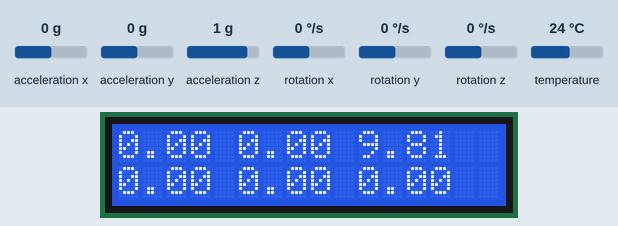
This sketch was run on a simulated Arduino Uno, built with avr-gcc and run on an emulated ATmega328P. On the bench: 16×2 character LCD. The inputs (shaded band) are chosen by the test bench; at power-on: acceleration x 0 g, acceleration y 0 g, acceleration z 1 g, rotation x 0 °/s, rotation y 0 °/s, rotation z 0 °/s, temperature 24 °C. What the sketch prints to the serial monitor is not drawn.

Above: at 1.2 s.
1.3 s: acceleration x set to -1.4 g
At 2.6 s:
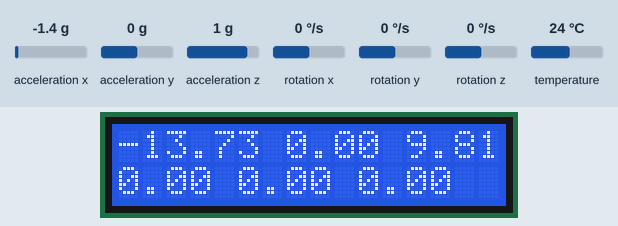
3.2 s: acceleration y set to -1.4 g
At 4.1 s:
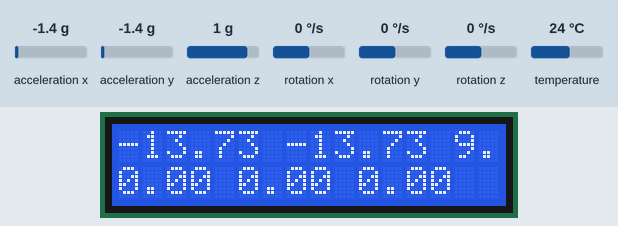
4.8 s: acceleration z set to -1.4 g
At 5.9 s:
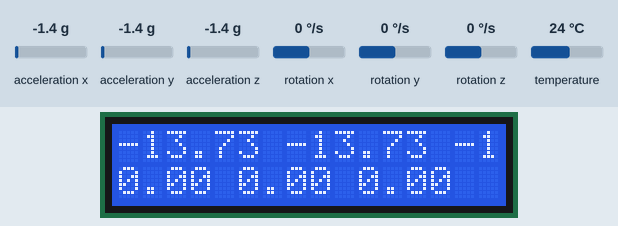
6.4 s: rotation x set to -192 °/s
At 7.7 s:
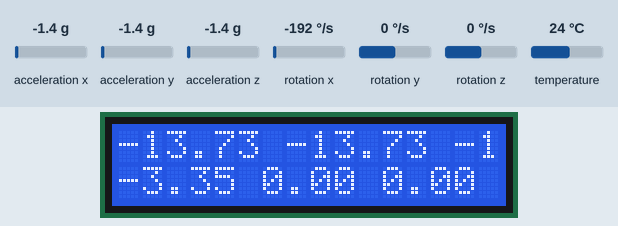
8.0 s: rotation y set to -192 °/s
At 8.7 s:
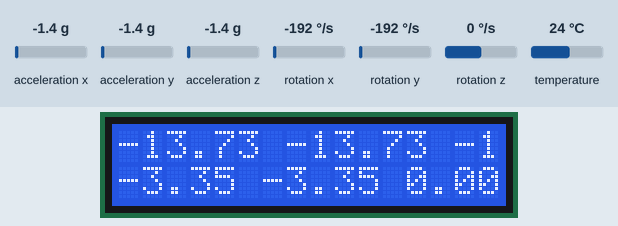
9.6 s: rotation z set to -192 °/s
At 10.9 s:
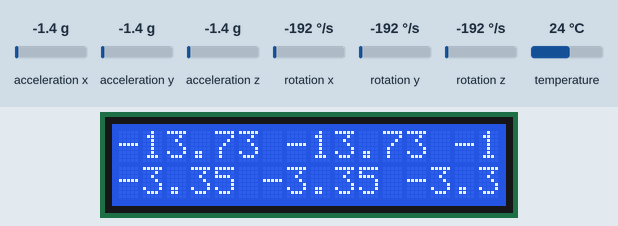
Timing chart, 0 to 12.2 s (numbered marks = the images above; inputs shaded):
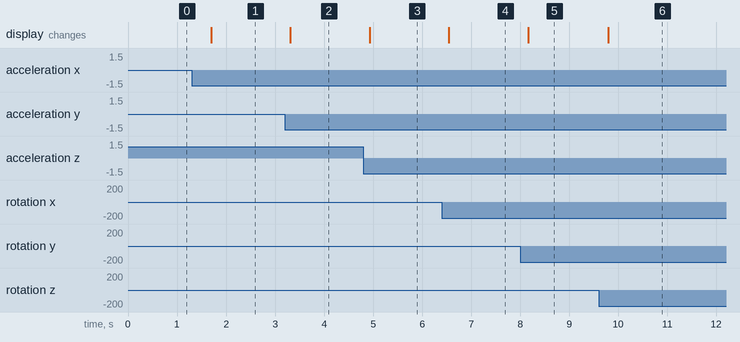

Measured:
- after the input at 1.3 s, the display: changes after 0.40 s (image 1)
- after the input at 3.2 s, the display: changes after 0.11 s (image 2)
- after the input at 4.8 s, the display: changes after 0.13 s (image 3)
- after the input at 6.4 s, the display: changes after 0.15 s (image 4)
- after the input at 8.0 s, the display: changes after 0.17 s (image 5)
- after the input at 9.6 s, the display: changes after 0.20 s (image 6)

The sketch:

MophongMPU6050.ino
```cpp
#include <LiquidCrystal_I2C.h>
#include <Wire.h>
/* Add MPU6050 library*/
#include <Adafruit_MPU6050.h>

#define I2C_ADDR    0x27
#define LCD_COLUMNS 16
#define LCD_LINES   2

LiquidCrystal_I2C lcd(I2C_ADDR, LCD_COLUMNS, LCD_LINES);
Adafruit_MPU6050 mpu;
void setup() {
  Wire.begin();
  Serial.begin(115200);
  while(!Serial)
    delay(20);
  if(!mpu.begin())
  {
    while(1)
      delay(20);
  }
  mpu.setAccelerometerRange(MPU6050_RANGE_8_G);
  mpu.setGyroRange(MPU6050_RANGE_500_DEG);
  mpu.setFilterBandwidth(MPU6050_BAND_5_HZ);

  lcd.init();
  lcd.backlight();

}

void loop() {
  sensors_event_t acc, gyro, temp;
  mpu.getEvent(&acc, &gyro, &temp);
  lcd.setCursor(0,0);
  lcd.print(acc.acceleration.x);
  lcd.print(" ");
  lcd.print(acc.acceleration.y);
  lcd.print(" ");
  lcd.print(acc.acceleration.z);
  lcd.setCursor(0,1);
  lcd.print (gyro.gyro.x);
  lcd.print(" ");
  lcd.print(gyro.gyro.y);
  lcd.print(" ");
  lcd.print(gyro.gyro.z);

  Serial.print("Acce:");
  Serial.print(acc.acceleration.x);
  Serial.print("  ");
  Serial.print(acc.acceleration.y);
  Serial.print("  ");
  Serial.println(acc.acceleration.z);
  Serial.print("Gyro:");
  Serial.print(gyro.gyro.x);
  Serial.print("  ");
  Serial.print(gyro.gyro.y);
  Serial.print("  ");
  Serial.println(gyro.gyro.z);

  delay(500);

}
```
